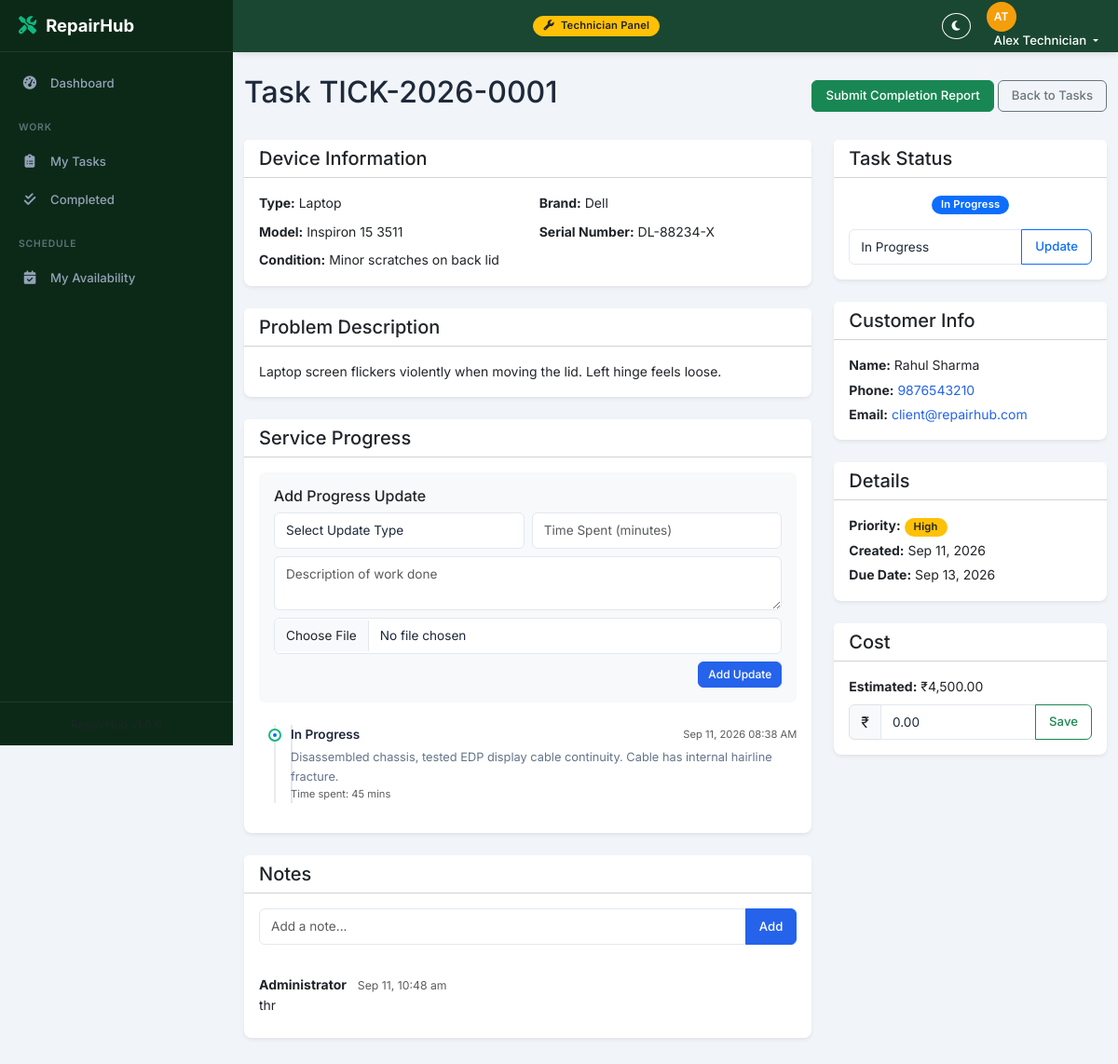
/worker/task_detail.php?id=5 (signed in), run on the app's committed database.
### tables this page shows
CREATE TABLE `repair_tickets` (
  `id` int NOT NULL AUTO_INCREMENT,
  `ticket_id` varchar(30) NOT NULL,
  `customer_id` int NOT NULL,
  `device_type` varchar(50) NOT NULL,
  `device_brand` varchar(100) DEFAULT NULL,
  `device_model` varchar(100) DEFAULT NULL,
  `serial_number` varchar(100) DEFAULT NULL,
  `imei_number` varchar(20) DEFAULT NULL,
  `device_password` varchar(100) DEFAULT NULL,
  `device_condition` text,
  `problem_description` text NOT NULL,
  `diagnosis` text,
  `resolution` text,
  `completion_summary` text,
  `time_spent_total` int DEFAULT '0',
  `parts_used_notes` text,
  `submitted_by_client` tinyint(1) NOT NULL DEFAULT '0',
  `status` enum('Pending','In Progress','Waiting for Parts','Ready for Pickup','Completed','Delivered','Cancelled') NOT NULL DEFAULT 'Pending',
  `priority` enum('Low','Normal','High','Urgent') NOT NULL DEFAULT 'Normal',
  `estimated_cost` decimal(10,2) DEFAULT '0.00',
  `final_cost` decimal(10,2) DEFAULT '0.00',
  `assigned_to` int DEFAULT NULL,
  `created_by` int DEFAULT NULL,
  `due_date` date DEFAULT NULL,
  `completed_at` datetime DEFAULT NULL,
  `delivered_at` datetime DEFAULT NULL,
  `created_at` datetime NOT NULL DEFAULT CURRENT_TIMESTAMP,
  `updated_at` datetime NOT NULL DEFAULT CURRENT_TIMESTAMP ON UPDATE CURRENT_TIMESTAMP,
  PRIMARY KEY (`id`),
  UNIQUE KEY `ticket_id` (`ticket_id`),
  KEY `idx_status` (`status`),
  KEY `idx_priority` (`priority`),
  KEY `idx_customer` (`customer_id`),
  KEY `idx_assigned` (`assigned_to`),
  KEY `idx_created_at` (`created_at`),
  KEY `created_by` (`created_by`),
  CONSTRAINT `repair_tickets_ibfk_1` FOREIGN KEY (`customer_id`) REFERENCES `customers` (`id`) ON DELETE CASCADE,
  CONSTRAINT `repair_tickets_ibfk_2` FOREIGN KEY (`assigned_to`) REFERENCES `users` (`id`) ON DELETE SET NULL,
  CONSTRAINT `repair_tickets_ibfk_3` FOREIGN KEY (`created_by`) REFERENCES `users` (`id`) ON DELETE SET NULL
);

CREATE TABLE `service_progress` (
  `id` int NOT NULL AUTO_INCREMENT,
  `ticket_id` int NOT NULL,
  `user_id` int NOT NULL,
  `status_update` varchar(100) NOT NULL,
  `description` text,
  `image_path` varchar(255) DEFAULT NULL,
  `time_spent_minutes` int DEFAULT '0',
  `created_at` datetime NOT NULL DEFAULT CURRENT_TIMESTAMP,
  PRIMARY KEY (`id`),
  KEY `idx_ticket` (`ticket_id`),
  KEY `idx_created` (`created_at`)
);

CREATE TABLE `ticket_notes` (
  `id` int NOT NULL AUTO_INCREMENT,
  `ticket_id` int NOT NULL,
  `user_id` int NOT NULL,
  `note` text NOT NULL,
  `is_internal` tinyint(1) NOT NULL DEFAULT '1',
  `created_at` datetime NOT NULL DEFAULT CURRENT_TIMESTAMP,
  PRIMARY KEY (`id`),
  KEY `ticket_id` (`ticket_id`),
  KEY `user_id` (`user_id`),
  CONSTRAINT `ticket_notes_ibfk_1` FOREIGN KEY (`ticket_id`) REFERENCES `repair_tickets` (`id`) ON DELETE CASCADE,
  CONSTRAINT `ticket_notes_ibfk_2` FOREIGN KEY (`user_id`) REFERENCES `users` (`id`) ON DELETE CASCADE
);

CREATE TABLE `users` (
  `id` int NOT NULL AUTO_INCREMENT,
  `name` varchar(100) NOT NULL,
  `email` varchar(150) NOT NULL,
  `password` varchar(255) NOT NULL,
  `phone` varchar(20) DEFAULT NULL,
  `role` enum('Admin','Technician','Receptionist','Client') NOT NULL DEFAULT 'Technician',
  `avatar` varchar(255) DEFAULT NULL,
  `is_active` tinyint(1) NOT NULL DEFAULT '1',
  `last_login` datetime DEFAULT NULL,
  `created_at` datetime NOT NULL DEFAULT CURRENT_TIMESTAMP,
  `updated_at` datetime NOT NULL DEFAULT CURRENT_TIMESTAMP ON UPDATE CURRENT_TIMESTAMP,
  PRIMARY KEY (`id`),
  UNIQUE KEY `email` (`email`),
  KEY `idx_email` (`email`),
  KEY `idx_role` (`role`)
);

CREATE TABLE `customers` (
  `id` int NOT NULL AUTO_INCREMENT,
  `name` varchar(100) NOT NULL,
  `email` varchar(150) DEFAULT NULL,
  `phone` varchar(20) NOT NULL,
  `alt_phone` varchar(20) DEFAULT NULL,
  `address` text,
  `city` varchar(100) DEFAULT NULL,
  `state` varchar(100) DEFAULT NULL,
  `pincode` varchar(10) DEFAULT NULL,
  `gst_number` varchar(20) DEFAULT NULL,
  `notes` text,
  `user_id` int DEFAULT NULL,
  `created_by` int DEFAULT NULL,
  `created_at` datetime NOT NULL DEFAULT CURRENT_TIMESTAMP,
  `updated_at` datetime NOT NULL DEFAULT CURRENT_TIMESTAMP ON UPDATE CURRENT_TIMESTAMP,
  PRIMARY KEY (`id`),
  KEY `idx_phone` (`phone`),
  KEY `idx_name` (`name`),
  KEY `created_by` (`created_by`),
  KEY `idx_user_id` (`user_id`),
  CONSTRAINT `customers_ibfk_1` FOREIGN KEY (`created_by`) REFERENCES `users` (`id`) ON DELETE SET NULL
);

### worker/task_detail.php (the view, shortened to what this page needs)
<?php
require_once '../config.php';
$ticketId = isset($_GET['id']) ? (int)$_GET['id'] : 0;
if (function_exists('isAdmin') && isAdmin()) {
    $stmt = $pdo->prepare("
        SELECT t.*, c.name as customer_name, c.phone as customer_phone, c.email as customer_email
        FROM repair_tickets t
        LEFT JOIN customers c ON t.customer_id = c.id
        WHERE t.id = ?
    ");
    $stmt->execute([$ticketId]);
}
$ticket = $stmt->fetch();
$progStmt = $pdo->prepare("SELECT sp.*, u.name as user_name FROM service_progress sp LEFT JOIN users u ON sp.user_id = u.id WHERE sp.ticket_id = ? ORDER BY sp.created_at DESC");
$progStmt->execute([$ticketId]);
$progressList = $progStmt->fetchAll();
$noteStmt = $pdo->prepare("SELECT tn.*, u.name as user_name FROM ticket_notes tn LEFT JOIN users u ON tn.user_id = u.id WHERE tn.ticket_id = ? ORDER BY tn.created_at DESC");
$noteStmt->execute([$ticketId]);
$notes = $noteStmt->fetchAll();
include '../includes/worker_header.php';
include '../includes/worker_sidebar.php';
?>
<div class="main-content" id="mainContent">
  <div class="container-fluid py-4">
    <div class="d-flex justify-content-between align-items-center mb-4">
        <h2>Task <?= htmlspecialchars($ticket['ticket_id']) ?></h2>
        <div>
            <?php if ($ticket['status'] !== 'Completed' && $ticket['status'] !== 'Delivered' && $ticket['status'] !== 'Cancelled'): ?>
                <a href="completion_report.php?id=<?= $ticketId ?>" class="btn btn-success">Submit Completion Report</a>
            <?php endif; ?>
            <a href="my_tasks.php" class="btn btn-outline-secondary">Back to Tasks</a>
        </div>
    </div>
    <div class="row">
        <div class="col-lg-8 mb-4">
            <div class="card border-0 shadow-sm mb-4">
                <div class="card-header bg-white">
                    <h5 class="mb-0">Device Information</h5>
                </div>
                <div class="card-body">
                    <div class="row">
                        <div class="col-sm-6 mb-2"><strong>Type:</strong> <?= htmlspecialchars($ticket['device_type'] ?? 'N/A') ?></div>
                        <div class="col-sm-6 mb-2"><strong>Brand:</strong> <?= htmlspecialchars($ticket['device_brand'] ?? 'N/A') ?></div>
                        <div class="col-sm-6 mb-2"><strong>Model:</strong> <?= htmlspecialchars($ticket['device_model'] ?? 'N/A') ?></div>
                        <div class="col-sm-6 mb-2"><strong>Serial Number:</strong> <?= htmlspecialchars($ticket['serial_number'] ?? 'N/A') ?></div>
                        <div class="col-sm-12"><strong>Condition:</strong> <?= nl2br(htmlspecialchars($ticket['device_condition'] ?? 'N/A')) ?></div>
                    </div>
                </div>
            </div>
            <div class="card border-0 shadow-sm mb-4">
                <div class="card-header bg-white">
                    <h5 class="mb-0">Problem Description</h5>
                </div>
                <div class="card-body">
                    <?= nl2br(htmlspecialchars($ticket['problem_description'] ?? 'No description provided.')) ?>
                </div>
            </div>
            <div class="card border-0 shadow-sm mb-4">
                <div class="card-header bg-white">
                    <h5 class="mb-0">Service Progress</h5>
                </div>
                <div class="card-body">
                    <form method="POST" enctype="multipart/form-data" class="mb-4 bg-light p-3 rounded">
                        <h6>Add Progress Update</h6>
                        <div class="row g-2">
                            <div class="col-md-6">
                                <select name="status_update" class="form-select" required>
                                    <option value="">Select Update Type</option>
                                </select>
                            </div>
                            <div class="col-md-6">
                                <input type="number" name="time_spent_minutes" class="form-control" placeholder="Time Spent (minutes)" min="0">
                            </div>
                            <div class="col-12">
                                <textarea name="description" class="form-control" rows="2" placeholder="Description of work done" required></textarea>
                            </div>
                            <div class="col-12">
                                <input type="file" name="progress_image" class="form-control" accept="image/*">
                            </div>
                            <div class="col-12 text-end">
                                <button type="submit" class="btn btn-primary btn-sm">Add Update</button>
                            </div>
                        </div>
                    </form>
                    <div class="progress-timeline ms-3" style="border-left: 2px solid #e9ecef; padding-left: 1rem;">
                        <?php if (count($progressList) > 0): ?>
                            <?php foreach ($progressList as $prog): ?>
                                <div class="progress-entry mb-3 position-relative">
                                    <div class="progress-dot position-absolute bg-primary rounded-circle" style="width: 10px; height: 10px; left: -1.4rem; top: 0.4rem;"></div>
                                    <div class="progress-header">
                                        <strong class="progress-status"><?= htmlspecialchars($prog['status_update']) ?></strong>
                                        <span class="progress-time text-muted small ms-2"><?= date('M d, Y h:i A', strtotime($prog['created_at'])) ?></span>
                                    </div>
                                    <div class="progress-desc mt-1">
                                        <?= nl2br(htmlspecialchars($prog['description'])) ?>
                                        <?php if ($prog['time_spent_minutes']): ?>
                                            <div class="text-muted small">Time spent: <?= $prog['time_spent_minutes'] ?> mins</div>
                                        <?php endif; ?>
                                    </div>
                                </div>
                            <?php endforeach; ?>
                        <?php else: ?>
                            <p class="text-muted">No progress updates yet.</p>
                        <?php endif; ?>
                    </div>
                </div>
            </div>
            <div class="card border-0 shadow-sm">
                <div class="card-header bg-white">
                    <h5 class="mb-0">Notes</h5>
                </div>
                <div class="card-body">
                    <form method="POST" class="mb-4">
                        <div class="input-group">
                            <input type="text" name="note" class="form-control" placeholder="Add a note..." required>
                            <button type="submit" class="btn btn-primary">Add</button>
                        </div>
                    </form>
                    <ul class="list-group list-group-flush">
                        <?php foreach ($notes as $note): ?>
                            <li class="list-group-item px-0">
                                <strong><?= htmlspecialchars($note['user_name']) ?></strong>
                                <span class="text-muted small ms-2"><?= date('M d, g:i a', strtotime($note['created_at'])) ?></span>
                                <div><?= nl2br(htmlspecialchars($note['note'])) ?></div>
                            </li>
                        <?php endforeach; ?>
                    </ul>
                </div>
            </div>
        </div>
        <div class="col-lg-4 mb-4">
            <div class="card border-0 shadow-sm mb-4">
                <div class="card-header bg-white">
                    <h5 class="mb-0">Task Status</h5>
                </div>
                <div class="card-body text-center">
                    <div class="mb-3">
                        <?= getStatusBadge($ticket['status'] ?? 'Pending') ?>
                    </div>
                    <?php if (!in_array($ticket['status'], ['Delivered', 'Cancelled'])): ?>
                    <form method="POST">
                        <div class="input-group">
                            <select name="status" class="form-select">
                                <option value="In Progress" <?= $ticket['status'] === 'In Progress' ? 'selected' : '' ?>>In Progress</option>
                            </select>
                            <button type="submit" class="btn btn-outline-primary">Update</button>
                        </div>
                    </form>
                    <?php endif; ?>
                </div>
            </div>
            <div class="card border-0 shadow-sm mb-4">
                <div class="card-header bg-white">
                    <h5 class="mb-0">Customer Info</h5>
                </div>
                <div class="card-body">
                    <p class="mb-1"><strong>Name:</strong> <?= htmlspecialchars($ticket['customer_name'] ?? 'N/A') ?></p>
                    <p class="mb-1"><strong>Phone:</strong> <a href="tel:<?= htmlspecialchars($ticket['customer_phone'] ?? '') ?>"><?= htmlspecialchars($ticket['customer_phone'] ?? 'N/A') ?></a></p>
                    <p class="mb-0"><strong>Email:</strong> <a href="mailto:<?= htmlspecialchars($ticket['customer_email'] ?? '') ?>"><?= htmlspecialchars($ticket['customer_email'] ?? 'N/A') ?></a></p>
                </div>
            </div>
            <div class="card border-0 shadow-sm mb-4">
                <div class="card-header bg-white">
                    <h5 class="mb-0">Details</h5>
                </div>
                <div class="card-body">
                    <p class="mb-1"><strong>Priority:</strong> <?= getPriorityBadge($ticket['priority'] ?? 'Normal') ?></p>
                    <p class="mb-1"><strong>Created:</strong> <?= date('M d, Y', strtotime($ticket['created_at'])) ?></p>
                    <p class="mb-0"><strong>Due Date:</strong> <?= $ticket['due_date'] ? date('M d, Y', strtotime($ticket['due_date'])) : 'Not Set' ?></p>
                </div>
            </div>
            <div class="card border-0 shadow-sm mb-4">
                <div class="card-header bg-white">
                    <h5 class="mb-0">Cost</h5>
                </div>
                <div class="card-body">
                    <p class="mb-2"><strong>Estimated:</strong> ₹<?= number_format($ticket['estimated_cost'] ?? 0, 2) ?></p>
                    <form method="POST">
                        <div class="input-group">
                            <span class="input-group-text">₹</span>
                            <input type="number" step="0.01" name="final_cost" class="form-control" placeholder="Final Cost" value="<?= htmlspecialchars($ticket['final_cost'] ?? '') ?>">
                            <button type="submit" class="btn btn-outline-success">Save</button>
                        </div>
                    </form>
                </div>
            </div>
        </div>
    </div>
  </div>
</div>
<?php include '../includes/footer.php'; ?>

### includes/functions.php (shortened to what this page needs)
<?php
function getStatusBadge($status) {
    $statuses = TICKET_STATUSES;
    $badge = $statuses[$status]['badge'] ?? 'bg-secondary';
    return '<span class="badge ' . $badge . '">' . htmlspecialchars($status) . '</span>';
}
function getPriorityBadge($priority) {
    $priorities = PRIORITIES;
    $badge = $priorities[$priority] ?? 'bg-secondary';
    return '<span class="badge ' . $badge . '">' . htmlspecialchars($priority) . '</span>';
}

### data on the page
repair_tickets: ticket "TICK-2026-0001", device_type "Laptop", device_brand "Dell", device_model "Inspiron 15 3511", serial_number "DL-88234-X", device_condition "Minor scratches on back lid", problem_description "Laptop screen flickers violently when moving the lid. Left hinge feels loose.", status "In Progress", customer.name "Rahul Sharma", customer.phone "9876543210", customer.email "client@repairhub.com", priority "High", created_at "Sep 11, 2026", due_date "Sep 13, 2026", estimated_cost "4,500.00", final_cost "0.00"
service_progress: status_update "In Progress", created_at "Sep 11, 2026 08:38 AM", description "Disassembled chassis, tested EDP display cable continuity. Cable has internal hairline fracture.", time_spent_minutes "45"
ticket_notes: user.name "Administrator", created_at "Sep 11, 10:48 am", note "thr"

### other printed values
getInitials($currentUser['name']) "AT"
$currentUser['name'] "Alex Technician"
APP_NAME "RepairHub"
